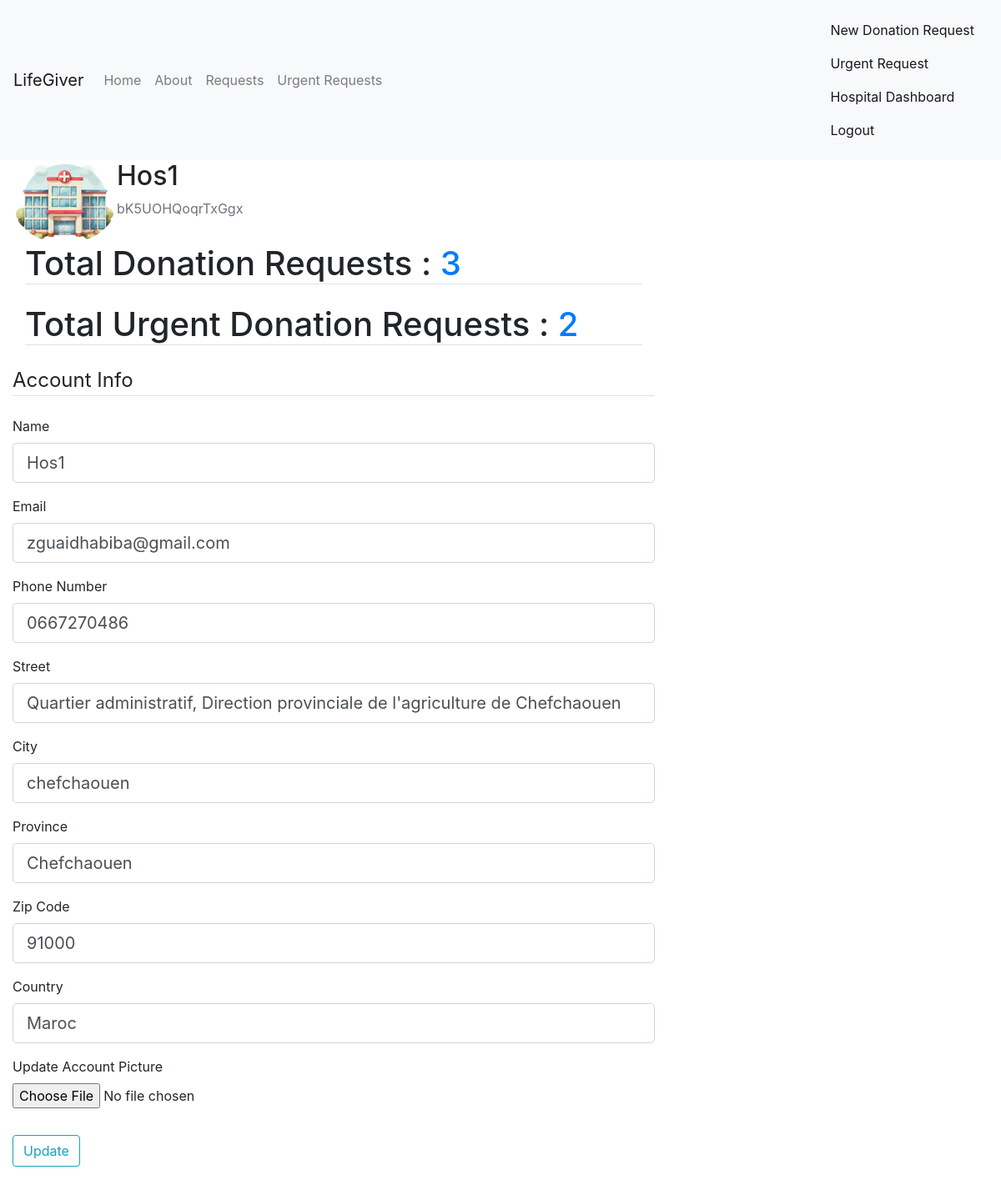
Page /hospital_dashboard (signed in) on the committed database.
### Lifegiver_test/lifegiver/models.py (models this page shows, shortened)
class Hospital(db.Model, UserMixin):
    __tablename__ = 'hospital'
    id = db.Column(db.Integer, primary_key=True)
    name = db.Column(db.String(225), nullable=False)
    image_file = db.Column(db.String(20), nullable=False, default='default1.png')
    street = db.Column(db.String(500), nullable=True)
    city = db.Column(db.String(100), nullable=True)
    province = db.Column(db.String(100), nullable=True)
    zip_code = db.Column(db.String(45), nullable=True)
    country = db.Column(db.String(100), nullable=True)
    phone_number = db.Column(db.String(45), nullable=False)
    email = db.Column(db.String(125), unique=True, nullable=False)
    password = db.Column(db.String(60), nullable=False)
    barcode = db.Column(db.String(100), unique=True, nullable=False)
    lat = db.Column(db.Float, nullable=True)
    lng = db.Column(db.Float, nullable=True)
    hospital_donations = db.relationship('UserDonation', backref='hospital_donation', lazy=True)
    hospital_requests = db.relationship('DonationRequest', backref='hospital_request', lazy=True)
    urgent_requests = db.relationship('UrgentRequest', backref='hospital_urgent_request', lazy=True)

### Lifegiver_test/lifegiver/route.py (the view)
@app.route('/hospital_dashboard', methods=['GET', 'POST'], strict_slashes=False)
@login_required
def hospital_dashboard():
    form = HospitalUpdatingForm()
    if form.validate_on_submit():
        if form.picture.data:
            picture_File = save_picture(form.picture.data)
            current_user.image_file = picture_File
        current_user.name = form.name.data
        current_user.email=form.email.data
        current_user.phone_number=form.phone_number.data
        current_user.street=form.street.data
        current_user.city=form.city.data
        current_user.province=form.province.data
        current_user.zip_code=form.zip_code.data
        current_user.country=form.country.data
        db.session.commit()
        flash('Your account has been updated successfuly!', 'success')
        return redirect(url_for('hospital_dashboard'))
    elif request.method == 'GET':
        form.name.data = current_user.name
        form.email.data=current_user.email
        form.phone_number.data=current_user.phone_number
        form.street.data=current_user.street
        form.city.data=current_user.city
        form.province.data=current_user.province
        form.zip_code.data=current_user.zip_code
        form.country.data=current_user.country
        image_file = url_for('static', filename='pics/' + current_user.image_file)
    hospital_requests = DonationRequest.query.filter_by(hospital_id=current_user.id).all()
    hospital_urgent_requests = UrgentRequest.query.filter_by(hospital_id=current_user.id).all()
    requests_count = len(hospital_requests)
    urgent_requests_count = len(hospital_urgent_requests)
    return render_template('hospital_dashboard.html', title='Hospital dashboard', image_file=image_file, requests_count=requests_count, urgent_requests_count=urgent_requests_count, form=form)

### Lifegiver_test/lifegiver/forms.py (shortened to what this page needs)
class HospitalUpdatingForm(FlaskForm):
    name = StringField('Name',
                            validators=[DataRequired(), Length(min=2, max=225)])
    email = StringField('Email',
                            validators=[DataRequired(), Email()])
    phone_number = StringField('Phone Number', validators=[DataRequired(), Length(min=10, max=45)])
    street = StringField('Street', validators=[DataRequired(), Length(max=500)])
    city = StringField('City', validators=[DataRequired(), Length(max=100)])
    province = StringField('Province', validators=[DataRequired(), Length(max=100)])
    zip_code = StringField('Zip Code', validators=[DataRequired(), Length(max=45)])
    country = StringField('Country', validators=[DataRequired(), Length(max=100)])
    picture = FileField('Update Account Picture', validators=[FileAllowed(['jpg', 'png'])])
    submit = SubmitField('Update')

### Lifegiver_test/lifegiver/models.py (called while the page is built)
@login_manager.user_loader
def load_user(user_id):
    user_type = session.get('user_type')  # Assuming 'user_type' is stored in the session
    if user_type == 'donor':
        return Donor.query.get(int(user_id))
    elif user_type == 'hospital':
        return Hospital.query.get(int(user_id))
    return None

### Lifegiver_test/lifegiver/templates/hospital_dashboard.html (shortened to what this page needs)
{% extends "layout.html" %}
{% block content %}
    <div class="content-section">
      <div class="media">
        <img class="rounded-circle account-img" src="{{ image_file }}">
        <div class="media-body">
          <h2 class="account-heading">{{ current_user.name }}</h2>
          <p class="text-secondary">{{ current_user.barcode }}</p>
        </div>
      </div>
      <div class="container">
        <h1 class="border-bottom mb-4">Total Donation Requests : <a class="mr-2" href="{{ url_for('requests_history', name=current_user.name) }}">{{ requests_count }}</a></h1>
        <h1 class="border-bottom mb-4">Total Urgent Donation Requests : <a class="mr-2" href="{{ url_for('hospital_urgent_requests', name=current_user.name) }}">{{ urgent_requests_count }}</a></h1>
      </div>
    </div>
<div class="content-section">
    <form method="POST" action="", enctype="multipart/form-data">
        <fieldset class="form-group">
            <legend class="border-bottom mb-4">Account Info</legend>
            <div class="form-group">
                {{ form.name.label(class="form-control-label") }}
                {% if form.name.errors %}
                    {{ form.name(class="form-control form-control-lg is-invalid") }}
                    <div class="invalid-feedback">
                        {% for error in form.name.errors %}
                            <span>{{ error }}</span>
                        {% endfor %}
                    </div>
                {% else %}
                    {{ form.name(class="form-control form-control-lg") }}
                {% endif %}
            </div>
            <div class="form-group">
                {{ form.email.label(class="form-control-label") }}
                {% if form.email.errors %}
                    {{ form.email(class="form-control form-control-lg is-invalid") }}
                    <div class="invalid-feedback">
                        {% for error in form.email.errors %}
                            <span>{{ error }}</span>
                        {% endfor %}
                    </div>
                {% else %}
                    {{ form.email(class="form-control form-control-lg") }}
                {% endif %}
            </div>
            <div class="form-group">
                {{ form.phone_number.label(class="form-control-label") }}
                {% if form.phone_number.errors %}
                    {{ form.phone_number(class="form-control form-control-lg is-invalid") }}
                    <div class="invalid-feedback">
                        {% for error in form.phone_number.errors %}
                            <span>{{ error }}</span>
                        {% endfor %}
                    </div>
                {% else %}
                    {{ form.phone_number(class="form-control form-control-lg") }}
                {% endif %}
            </div>
            <div class="form-group">
                {{ form.street.label(class="form-control-label") }}
                {% if form.street.errors %}
                    {{ form.street(class="form-control form-control-lg is-invalid") }}
                    <div class="invalid-feedback">
                        {% for error in form.street.errors %}
                            <span>{{ error }}</span>
                        {% endfor %}
                    </div>
                {% else %}
                    {{ form.street(class="form-control form-control-lg") }}
                {% endif %}
            </div>
            <div class="form-group">
                {{ form.city.label(class="form-control-label") }}
                {% if form.city.errors %}
                    {{ form.city(class="form-control form-control-lg is-invalid") }}
                    <div class="invalid-feedback">
                        {% for error in form.city.errors %}
                            <span>{{ error }}</span>
                        {% endfor %}
                    </div>
                {% else %}
                    {{ form.city(class="form-control form-control-lg") }}
                {% endif %}
            </div>
            <div class="form-group">
                {{ form.province.label(class="form-control-label") }}
                {% if form.province.errors %}
                    {{ form.province(class="form-control form-control-lg is-invalid") }}
                    <div class="invalid-feedback">
                        {% for error in form.province.errors %}
                            <span>{{ error }}</span>
                        {% endfor %}
                    </div>
                {% else %}
                    {{ form.province(class="form-control form-control-lg") }}
                {% endif %}
            </div>
            <div class="form-group">
                {{ form.zip_code.label(class="form-control-label") }}
                {% if form.zip_code.errors %}
                    {{ form.zip_code(class="form-control form-control-lg is-invalid") }}
                    <div class="invalid-feedback">
                        {% for error in form.zip_code.errors %}
                            <span>{{ error }}</span>
                        {% endfor %}
                    </div>
                {% else %}
                    {{ form.zip_code(class="form-control form-control-lg") }}
                {% endif %}
            </div>
            <div class="form-group">
                {{ form.country.label(class="form-control-label") }}
                {% if form.country.errors %}
                    {{ form.country(class="form-control form-control-lg is-invalid") }}
                    <div class="invalid-feedback">
                        {% for error in form.country.errors %}
                            <span>{{ error }}</span>
                        {% endfor %}
                    </div>
                {% else %}
                    {{ form.country(class="form-control form-control-lg") }}
                {% endif %}
            </div>
            <div class="form-group">
                {{ form.picture.label() }}
                {{ form.picture(class='form-control-file') }}
            </div>
        </fieldset>
        <div class="form-group">
            {{ form.submit(class="btn btn-outline-info") }}
        </div>
    </form>
</div>
    </div>
{% endblock content %}

### Lifegiver_test/lifegiver/templates/layout.html (shortened to what this page needs)
<!DOCTYPE html>
<html lang="en">
<head>
    <link rel="stylesheet" href="https://maxcdn.bootstrapcdn.com/bootstrap/4.0.0/css/bootstrap.min.css">
    <link rel="stylesheet" type="text/css" href="{{ url_for('static', filename='main.css') }}">
</head>
<body>
    <nav class="navbar navbar-expand-lg navbar-light bg-light">
        <a class="navbar-brand" href="{{ url_for('home') }}">LifeGiver</a>
        <div class="collapse navbar-collapse" id="navbarNav">
            <ul class="navbar-nav mr-auto">
                <li class="nav-item">
                    <a class="nav-link" href="{{ url_for('home') }}">Home</a>
                </li>
                <li class="nav-item">
                    <a class="nav-link" href="{{ url_for('about') }}">About</a>
                </li>
                <li class="nav-item">
                    <a class="nav-link" href="{{ url_for('don_requests') }}">Requests</a>
                </li>
                <li class="nav-item">
                    <a class="nav-link" href="{{ url_for('urgent_requests') }}">Urgent Requests</a>
                </li>
            </ul>
            <span class="navbar-text">
            {% if current_user.is_authenticated %}
                {% if session.get('user_type') == 'donor' %}
                    <a class="nav-item nav-link" href="{{ url_for('donor_dashboard') }}">Donor Dashboard</a>
                {% elif session.get('user_type') == 'hospital' %}
                    <a class="nav-item nav-link" href="{{ url_for('new_request') }}">New Donation Request</a>
                    <a class="nav-item nav-link" href="{{ url_for('new_urgent_request') }}">Urgent Request</a>
                    <a class="nav-item nav-link" href="{{ url_for('hospital_dashboard') }}">Hospital Dashboard</a>
                {% endif %}
                <a class="nav-item nav-link" href="{{ url_for('logout') }}">Logout</a>
            {% else %}
                <a class="btn btn-primary mr-2" href="{{ url_for('login') }}">Login</a>
                <a class="btn btn-success" href="{{ url_for('register') }}">Sign up</a>
                {% endif %}
            </span>
        </div>
    </nav>
    <div class="col-md-8">
        {% block content %}
        {% endblock content%}
</body>
</html>

### rows in the picture
Hospital: name "Hos1", barcode "bK5UOHQoqrTxGgx", email "zguaidhabiba@gmail.com", phone_number "0667270486", street "Quartier administratif, Direction provinciale de l'agriculture de Chefchaouen", city "chefchaouen", province "Chefchaouen", zip_code "91000", country "Maroc"

### other values in the picture
{{ requests_count }} "3"
{{ urgent_requests_count }} "2"
